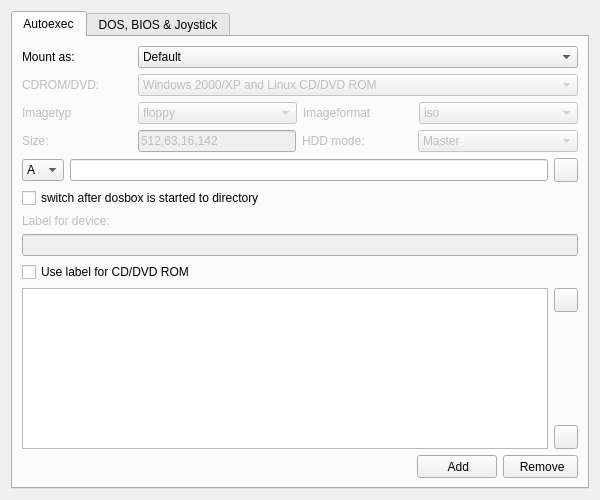
<?xml version="1.0" encoding="UTF-8"?>
<ui version="4.0">
 <class>UiMiscPage</class>
 <widget class="QWizardPage" name="UiMiscPage">
  <property name="geometry">
   <rect>
    <x>0</x>
    <y>0</y>
    <width>600</width>
    <height>500</height>
   </rect>
  </property>
  <property name="minimumSize">
   <size>
    <width>600</width>
    <height>500</height>
   </size>
  </property>
  <property name="maximumSize">
   <size>
    <width>600</width>
    <height>500</height>
   </size>
  </property>
  <property name="windowTitle">
   <string>Misc</string>
  </property>
  <property name="windowIcon">
   <iconset resource="../../resource/dboxfeassistant.qrc">
    <normaloff>:/dboxfe_image</normaloff>:/dboxfe_image</iconset>
  </property>
  <layout class="QGridLayout" name="glMiscPage">
   <item row="0" column="0">
    <widget class="QTabWidget" name="tabWidgetMisc">
     <property name="currentIndex">
      <number>0</number>
     </property>
     <widget class="QWidget" name="tabAutoxecConfig">
      <attribute name="title">
       <string>Autoexec</string>
      </attribute>
      <layout class="QGridLayout" name="gridLayout">
       <item row="0" column="0">
        <layout class="QVBoxLayout" name="vlAutoexecMount">
         <item>
          <layout class="QHBoxLayout" name="hlAutoexecMountAs">
           <item>
            <widget class="QLabel" name="labalAutoexecMountAs">
             <property name="minimumSize">
              <size>
               <width>110</width>
               <height>0</height>
              </size>
             </property>
             <property name="maximumSize">
              <size>
               <width>110</width>
               <height>16777215</height>
              </size>
             </property>
             <property name="text">
              <string>Mount as:</string>
             </property>
             <property name="buddy">
              <cstring>comboBoxAutoexecDirectory</cstring>
             </property>
            </widget>
           </item>
           <item>
            <widget class="QComboBox" name="comboBoxAutoexecDirectory">
             <item>
              <property name="text">
               <string>Default</string>
              </property>
             </item>
             <item>
              <property name="text">
               <string>CD/DVD ROM</string>
              </property>
             </item>
             <item>
              <property name="text">
               <string>Floppy</string>
              </property>
             </item>
             <item>
              <property name="text">
               <string>Image</string>
              </property>
             </item>
            </widget>
           </item>
          </layout>
         </item>
         <item>
          <layout class="QHBoxLayout" name="hlAutoexecCD_DVD">
           <item>
            <widget class="QLabel" name="labalAutoexecCD_DVD">
             <property name="enabled">
              <bool>false</bool>
             </property>
             <property name="minimumSize">
              <size>
               <width>110</width>
               <height>0</height>
              </size>
             </property>
             <property name="maximumSize">
              <size>
               <width>110</width>
               <height>16777215</height>
              </size>
             </property>
             <property name="text">
              <string>CDROM/DVD:</string>
             </property>
             <property name="buddy">
              <cstring>comboBoxAutoexecCDDVD</cstring>
             </property>
            </widget>
           </item>
           <item>
            <widget class="QComboBox" name="comboBoxAutoexecCDDVD">
             <property name="enabled">
              <bool>false</bool>
             </property>
             <item>
              <property name="text">
               <string>Windows 2000/XP and Linux CD/DVD ROM</string>
              </property>
             </item>
             <item>
              <property name="text">
               <string>Windows 98 CD/DVD ROM</string>
              </property>
             </item>
            </widget>
           </item>
          </layout>
         </item>
         <item>
          <layout class="QHBoxLayout" name="hlAutoexecImageType">
           <item>
            <widget class="QLabel" name="labalAutoexecImageType">
             <property name="enabled">
              <bool>false</bool>
             </property>
             <property name="minimumSize">
              <size>
               <width>110</width>
               <height>0</height>
              </size>
             </property>
             <property name="maximumSize">
              <size>
               <width>110</width>
               <height>16777215</height>
              </size>
             </property>
             <property name="text">
              <string>Imagetyp</string>
             </property>
             <property name="buddy">
              <cstring>comboBoxAutoexecCDDVD</cstring>
             </property>
            </widget>
           </item>
           <item>
            <widget class="QComboBox" name="comboBoxAutoexecImageTyp">
             <property name="enabled">
              <bool>false</bool>
             </property>
             <item>
              <property name="text">
               <string>floppy</string>
              </property>
             </item>
             <item>
              <property name="text">
               <string>iso</string>
              </property>
             </item>
             <item>
              <property name="text">
               <string>hdd</string>
              </property>
             </item>
            </widget>
           </item>
           <item>
            <widget class="QLabel" name="labalAutoexecImageFormat">
             <property name="enabled">
              <bool>false</bool>
             </property>
             <property name="minimumSize">
              <size>
               <width>110</width>
               <height>0</height>
              </size>
             </property>
             <property name="maximumSize">
              <size>
               <width>110</width>
               <height>16777215</height>
              </size>
             </property>
             <property name="text">
              <string>Imageformat</string>
             </property>
             <property name="buddy">
              <cstring>comboBoxAutoexecCDDVD</cstring>
             </property>
            </widget>
           </item>
           <item>
            <widget class="QComboBox" name="comboBoxAutoexecImageFormat">
             <property name="enabled">
              <bool>false</bool>
             </property>
             <item>
              <property name="text">
               <string>iso</string>
              </property>
             </item>
             <item>
              <property name="text">
               <string>fat</string>
              </property>
             </item>
             <item>
              <property name="text">
               <string>none</string>
              </property>
             </item>
            </widget>
           </item>
          </layout>
         </item>
         <item>
          <layout class="QHBoxLayout" name="hlAutoexecImageSizeHDDMode">
           <item>
            <widget class="QLabel" name="labalAutoexecImageSize">
             <property name="enabled">
              <bool>false</bool>
             </property>
             <property name="minimumSize">
              <size>
               <width>110</width>
               <height>0</height>
              </size>
             </property>
             <property name="maximumSize">
              <size>
               <width>110</width>
               <height>16777215</height>
              </size>
             </property>
             <property name="text">
              <string>Size:</string>
             </property>
             <property name="buddy">
              <cstring>comboBoxAutoexecCDDVD</cstring>
             </property>
            </widget>
           </item>
           <item>
            <widget class="QLineEdit" name="lineEditImageSize">
             <property name="enabled">
              <bool>false</bool>
             </property>
             <property name="toolTip">
              <string>sectorsbytesize, sectorsperhead, heads, cylinders</string>
             </property>
             <property name="statusTip">
              <string>sectorsbytesize, sectorsperhead, heads, cylinders</string>
             </property>
             <property name="whatsThis">
              <string>sectorsbytesize, sectorsperhead, heads, cylinders</string>
             </property>
             <property name="text">
              <string>512,63,16,142</string>
             </property>
            </widget>
           </item>
           <item>
            <widget class="QLabel" name="labalAutoexecImageHddMode">
             <property name="enabled">
              <bool>false</bool>
             </property>
             <property name="minimumSize">
              <size>
               <width>110</width>
               <height>0</height>
              </size>
             </property>
             <property name="maximumSize">
              <size>
               <width>110</width>
               <height>16777215</height>
              </size>
             </property>
             <property name="text">
              <string>HDD mode:</string>
             </property>
             <property name="buddy">
              <cstring>comboBoxAutoexecCDDVD</cstring>
             </property>
            </widget>
           </item>
           <item>
            <widget class="QComboBox" name="comboBoxAutoexecImageHddMode">
             <property name="enabled">
              <bool>false</bool>
             </property>
             <property name="minimumSize">
              <size>
               <width>160</width>
               <height>0</height>
              </size>
             </property>
             <property name="maximumSize">
              <size>
               <width>160</width>
               <height>16777215</height>
              </size>
             </property>
             <item>
              <property name="text">
               <string>Master</string>
              </property>
             </item>
             <item>
              <property name="text">
               <string>Slave</string>
              </property>
             </item>
            </widget>
           </item>
          </layout>
         </item>
        </layout>
       </item>
       <item row="1" column="0">
        <layout class="QVBoxLayout" name="vlAutoexecDrive">
         <item>
          <layout class="QHBoxLayout" name="hlAutoexecDrive">
           <item>
            <widget class="QComboBox" name="comboBoxDriveLetter">
             <item>
              <property name="text">
               <string>A</string>
              </property>
             </item>
             <item>
              <property name="text">
               <string>C</string>
              </property>
             </item>
             <item>
              <property name="text">
               <string>D</string>
              </property>
             </item>
             <item>
              <property name="text">
               <string>E</string>
              </property>
             </item>
             <item>
              <property name="text">
               <string>F</string>
              </property>
             </item>
             <item>
              <property name="text">
               <string>G</string>
              </property>
             </item>
             <item>
              <property name="text">
               <string>H</string>
              </property>
             </item>
             <item>
              <property name="text">
               <string>I</string>
              </property>
             </item>
             <item>
              <property name="text">
               <string>J</string>
              </property>
             </item>
             <item>
              <property name="text">
               <string>K</string>
              </property>
             </item>
             <item>
              <property name="text">
               <string>L</string>
              </property>
             </item>
             <item>
              <property name="text">
               <string>M</string>
              </property>
             </item>
             <item>
              <property name="text">
               <string>N</string>
              </property>
             </item>
             <item>
              <property name="text">
               <string>O</string>
              </property>
             </item>
             <item>
              <property name="text">
               <string>P</string>
              </property>
             </item>
             <item>
              <property name="text">
               <string>Q</string>
              </property>
             </item>
             <item>
              <property name="text">
               <string>R</string>
              </property>
             </item>
             <item>
              <property name="text">
               <string>S</string>
              </property>
             </item>
             <item>
              <property name="text">
               <string>T</string>
              </property>
             </item>
             <item>
              <property name="text">
               <string>U</string>
              </property>
             </item>
             <item>
              <property name="text">
               <string>V</string>
              </property>
             </item>
             <item>
              <property name="text">
               <string>W</string>
              </property>
             </item>
             <item>
              <property name="text">
               <string>X</string>
              </property>
             </item>
             <item>
              <property name="text">
               <string>Y</string>
              </property>
             </item>
            </widget>
           </item>
           <item>
            <widget class="QLineEdit" name="lineEditDriveName">
             <property name="text">
              <string/>
             </property>
            </widget>
           </item>
           <item>
            <widget class="QPushButton" name="btnAutoexecDrive">
             <property name="minimumSize">
              <size>
               <width>24</width>
               <height>24</height>
              </size>
             </property>
             <property name="maximumSize">
              <size>
               <width>24</width>
               <height>24</height>
              </size>
             </property>
             <property name="icon">
              <iconset resource="../../resource/dboxfeassistant.qrc">
               <normaloff>:/folder_open</normaloff>:/folder_open</iconset>
             </property>
            </widget>
           </item>
          </layout>
         </item>
         <item>
          <widget class="QCheckBox" name="checkBoxAutoexecSwitchDir">
           <property name="text">
            <string>switch after dosbox is started to directory</string>
           </property>
          </widget>
         </item>
        </layout>
       </item>
       <item row="2" column="0">
        <layout class="QVBoxLayout" name="vlAutoexecDevice">
         <item>
          <widget class="QLabel" name="labalAutoexecDriveLabel">
           <property name="enabled">
            <bool>false</bool>
           </property>
           <property name="text">
            <string>Label for device:</string>
           </property>
           <property name="buddy">
            <cstring>lineEditDeviceLabel</cstring>
           </property>
          </widget>
         </item>
         <item>
          <widget class="QLineEdit" name="lineEditDeviceLabel">
           <property name="enabled">
            <bool>false</bool>
           </property>
          </widget>
         </item>
         <item>
          <widget class="QCheckBox" name="checkBoxAutoexecUsDeviceLabel">
           <property name="text">
            <string>Use label for CD/DVD ROM</string>
           </property>
          </widget>
         </item>
        </layout>
       </item>
       <item row="3" column="0">
        <layout class="QHBoxLayout" name="hlAutoexecDriveList">
         <item>
          <widget class="QListWidget" name="listWidgetAutoexec"/>
         </item>
         <item>
          <layout class="QGridLayout" name="hlAutoexecMoveUpDown">
           <property name="margin">
            <number>0</number>
           </property>
           <property name="spacing">
            <number>6</number>
           </property>
           <item row="1" column="0">
            <spacer name="vsAutoexecMoveUpDown">
             <property name="orientation">
              <enum>Qt::Vertical</enum>
             </property>
             <property name="sizeHint" stdset="0">
              <size>
               <width>20</width>
               <height>40</height>
              </size>
             </property>
            </spacer>
           </item>
           <item row="2" column="0">
            <widget class="QPushButton" name="btnAutoexecMoveDown">
             <property name="minimumSize">
              <size>
               <width>24</width>
               <height>24</height>
              </size>
             </property>
             <property name="maximumSize">
              <size>
               <width>24</width>
               <height>24</height>
              </size>
             </property>
             <property name="text">
              <string/>
             </property>
             <property name="icon">
              <iconset resource="../../resource/dboxfeassistant.qrc">
               <normaloff>:/arrow_down</normaloff>:/arrow_down</iconset>
             </property>
            </widget>
           </item>
           <item row="0" column="0">
            <widget class="QPushButton" name="btnAutoexecMoveUp">
             <property name="minimumSize">
              <size>
               <width>24</width>
               <height>24</height>
              </size>
             </property>
             <property name="maximumSize">
              <size>
               <width>24</width>
               <height>24</height>
              </size>
             </property>
             <property name="text">
              <string/>
             </property>
             <property name="icon">
              <iconset resource="../../resource/dboxfeassistant.qrc">
               <normaloff>:/arrow_up</normaloff>:/arrow_up</iconset>
             </property>
            </widget>
           </item>
          </layout>
         </item>
        </layout>
       </item>
       <item row="4" column="0">
        <layout class="QHBoxLayout" name="hlAutoexecAddRemove">
         <property name="spacing">
          <number>6</number>
         </property>
         <property name="margin">
          <number>0</number>
         </property>
         <item>
          <spacer name="hsAutoexecAddRemove">
           <property name="orientation">
            <enum>Qt::Horizontal</enum>
           </property>
           <property name="sizeHint" stdset="0">
            <size>
             <width>40</width>
             <height>20</height>
            </size>
           </property>
          </spacer>
         </item>
         <item>
          <widget class="QPushButton" name="btnAutoexecAdd">
           <property name="minimumSize">
            <size>
             <width>75</width>
             <height>23</height>
            </size>
           </property>
           <property name="maximumSize">
            <size>
             <width>110</width>
             <height>23</height>
            </size>
           </property>
           <property name="text">
            <string> Add</string>
           </property>
           <property name="icon">
            <iconset resource="../../../resource/dboxfe.qrc">
             <normaloff>:/pics/images/add_16.png</normaloff>:/pics/images/add_16.png</iconset>
           </property>
           <property name="flat">
            <bool>false</bool>
           </property>
          </widget>
         </item>
         <item>
          <widget class="QPushButton" name="btnAutoexecRemove">
           <property name="minimumSize">
            <size>
             <width>75</width>
             <height>23</height>
            </size>
           </property>
           <property name="maximumSize">
            <size>
             <width>75</width>
             <height>23</height>
            </size>
           </property>
           <property name="text">
            <string> Remove</string>
           </property>
           <property name="icon">
            <iconset resource="../../../resource/dboxfe.qrc">
             <normaloff>:/pics/images/delete_16.png</normaloff>:/pics/images/delete_16.png</iconset>
           </property>
          </widget>
         </item>
        </layout>
       </item>
      </layout>
     </widget>
     <widget class="QWidget" name="tabDosBiosJoystick">
      <attribute name="title">
       <string>DOS, BIOS &amp;&amp; Joystick</string>
      </attribute>
      <layout class="QGridLayout" name="glDosBiosJoystick">
       <item row="0" column="0" colspan="2">
        <widget class="QGroupBox" name="groupBoxOther">
         <property name="title">
          <string>DosBox</string>
         </property>
         <layout class="QGridLayout" name="glDosBox">
          <item row="0" column="0">
           <layout class="QHBoxLayout" name="hlDosBoxLanguage">
            <item>
             <widget class="QLabel" name="lblLanguage">
              <property name="minimumSize">
               <size>
                <width>110</width>
                <height>0</height>
               </size>
              </property>
              <property name="maximumSize">
               <size>
                <width>110</width>
                <height>16777215</height>
               </size>
              </property>
              <property name="text">
               <string>Language:</string>
              </property>
              <property name="buddy">
               <cstring>lineEditDosBoxLanguage</cstring>
              </property>
             </widget>
            </item>
            <item>
             <widget class="QLineEdit" name="lineEditDosBoxLanguage"/>
            </item>
            <item>
             <widget class="QPushButton" name="btnLanguage">
              <property name="minimumSize">
               <size>
                <width>24</width>
                <height>24</height>
               </size>
              </property>
              <property name="maximumSize">
               <size>
                <width>24</width>
                <height>24</height>
               </size>
              </property>
              <property name="toolTip">
               <string>Open the language file for dosbox</string>
              </property>
              <property name="text">
               <string/>
              </property>
              <property name="icon">
               <iconset resource="../../resource/dboxfeassistant.qrc">
                <normaloff>:/folder_open</normaloff>:/folder_open</iconset>
              </property>
             </widget>
            </item>
           </layout>
          </item>
          <item row="0" column="1">
           <layout class="QHBoxLayout" name="hlDosBoxMachine">
            <item>
             <widget class="QLabel" name="labelOtherMachine">
              <property name="minimumSize">
               <size>
                <width>110</width>
                <height>0</height>
               </size>
              </property>
              <property name="maximumSize">
               <size>
                <width>110</width>
                <height>16777215</height>
               </size>
              </property>
              <property name="text">
               <string>Machine:</string>
              </property>
              <property name="buddy">
               <cstring>comboBoxDosBoxMachine</cstring>
              </property>
             </widget>
            </item>
            <item>
             <widget class="QComboBox" name="comboBoxDosBoxMachine">
              <property name="currentIndex">
               <number>4</number>
              </property>
              <item>
               <property name="text">
                <string>hercules</string>
               </property>
              </item>
              <item>
               <property name="text">
                <string>cga</string>
               </property>
              </item>
              <item>
               <property name="text">
                <string>tandy</string>
               </property>
              </item>
              <item>
               <property name="text">
                <string>pcjr</string>
               </property>
              </item>
              <item>
               <property name="text">
                <string>vga</string>
               </property>
              </item>
             </widget>
            </item>
           </layout>
          </item>
          <item row="1" column="0">
           <layout class="QHBoxLayout" name="hlDosBoxCaptures">
            <item>
             <widget class="QLabel" name="lblCaptures">
              <property name="minimumSize">
               <size>
                <width>110</width>
                <height>0</height>
               </size>
              </property>
              <property name="maximumSize">
               <size>
                <width>110</width>
                <height>16777215</height>
               </size>
              </property>
              <property name="text">
               <string>Captures:</string>
              </property>
              <property name="buddy">
               <cstring>comboBoxDosBoxCapture</cstring>
              </property>
             </widget>
            </item>
            <item>
             <widget class="QComboBox" name="comboBoxDosBoxCapture">
              <property name="currentIndex">
               <number>2</number>
              </property>
              <item>
               <property name="text">
                <string>wave</string>
               </property>
              </item>
              <item>
               <property name="text">
                <string>midi</string>
               </property>
              </item>
              <item>
               <property name="text">
                <string>capture</string>
               </property>
              </item>
              <item>
               <property name="text">
                <string>screenshot</string>
               </property>
              </item>
             </widget>
            </item>
           </layout>
          </item>
          <item row="1" column="1">
           <layout class="QHBoxLayout" name="hlDosBoxMemorySize">
            <item>
             <widget class="QLabel" name="lblMemSize">
              <property name="minimumSize">
               <size>
                <width>110</width>
                <height>0</height>
               </size>
              </property>
              <property name="maximumSize">
               <size>
                <width>110</width>
                <height>16777215</height>
               </size>
              </property>
              <property name="text">
               <string>Memorysize:</string>
              </property>
              <property name="buddy">
               <cstring>comboBoxDosBoxMemSize</cstring>
              </property>
             </widget>
            </item>
            <item>
             <widget class="QComboBox" name="comboBoxDosBoxMemSize">
              <item>
               <property name="text">
                <string>16</string>
               </property>
              </item>
              <item>
               <property name="text">
                <string>32</string>
               </property>
              </item>
              <item>
               <property name="text">
                <string>64</string>
               </property>
              </item>
             </widget>
            </item>
           </layout>
          </item>
         </layout>
        </widget>
       </item>
       <item row="1" column="0">
        <widget class="QGroupBox" name="groupBoxDOS">
         <property name="title">
          <string>DOS</string>
         </property>
         <layout class="QGridLayout" name="glDos">
          <item row="0" column="0">
           <layout class="QHBoxLayout" name="hlDosXmsEmsUmb">
            <item>
             <widget class="QCheckBox" name="checkBoxDosXMS">
              <property name="text">
               <string>XMS</string>
              </property>
              <property name="checked">
               <bool>true</bool>
              </property>
             </widget>
            </item>
            <item>
             <widget class="QCheckBox" name="checkBoxDosEMS">
              <property name="text">
               <string>EMS</string>
              </property>
              <property name="checked">
               <bool>true</bool>
              </property>
             </widget>
            </item>
            <item>
             <widget class="QCheckBox" name="checkBoxDosUMB">
              <property name="text">
               <string>UMB</string>
              </property>
              <property name="checked">
               <bool>true</bool>
              </property>
             </widget>
            </item>
           </layout>
          </item>
          <item row="1" column="0">
           <layout class="QHBoxLayout" name="hlDosKeyboardLayout">
            <item>
             <widget class="QLabel" name="labelDosKeyboardLayout">
              <property name="minimumSize">
               <size>
                <width>110</width>
                <height>0</height>
               </size>
              </property>
              <property name="maximumSize">
               <size>
                <width>110</width>
                <height>16777215</height>
               </size>
              </property>
              <property name="text">
               <string>Keybordlayot:</string>
              </property>
              <property name="buddy">
               <cstring>comboBoxDosKeyboardLayout</cstring>
              </property>
             </widget>
            </item>
            <item>
             <widget class="QComboBox" name="comboBoxDosKeyboardLayout">
              <property name="currentIndex">
               <number>0</number>
              </property>
              <item>
               <property name="text">
                <string>none</string>
               </property>
              </item>
              <item>
               <property name="text">
                <string>BG</string>
               </property>
              </item>
              <item>
               <property name="text">
                <string>CZ243</string>
               </property>
              </item>
              <item>
               <property name="text">
                <string>FR</string>
               </property>
              </item>
              <item>
               <property name="text">
                <string>GK</string>
               </property>
              </item>
              <item>
               <property name="text">
                <string>GR</string>
               </property>
              </item>
              <item>
               <property name="text">
                <string>HR</string>
               </property>
              </item>
              <item>
               <property name="text">
                <string>HU</string>
               </property>
              </item>
              <item>
               <property name="text">
                <string>IT</string>
               </property>
              </item>
              <item>
               <property name="text">
                <string>NL</string>
               </property>
              </item>
              <item>
               <property name="text">
                <string>NO</string>
               </property>
              </item>
              <item>
               <property name="text">
                <string>PL</string>
               </property>
              </item>
              <item>
               <property name="text">
                <string>RU</string>
               </property>
              </item>
              <item>
               <property name="text">
                <string>SK</string>
               </property>
              </item>
              <item>
               <property name="text">
                <string>SP</string>
               </property>
              </item>
              <item>
               <property name="text">
                <string>SU</string>
               </property>
              </item>
              <item>
               <property name="text">
                <string>SV</string>
               </property>
              </item>
             </widget>
            </item>
           </layout>
          </item>
          <item row="2" column="0">
           <widget class="QLabel" name="labelDosKeyboardLayoutInfo">
            <property name="text">
             <string>******</string>
            </property>
            <property name="alignment">
             <set>Qt::AlignCenter</set>
            </property>
            <property name="buddy">
             <cstring>comboBoxDosKeyboardLayout</cstring>
            </property>
           </widget>
          </item>
          <item row="3" column="0">
           <spacer name="vsDos">
            <property name="orientation">
             <enum>Qt::Vertical</enum>
            </property>
            <property name="sizeHint" stdset="0">
             <size>
              <width>31</width>
              <height>22</height>
             </size>
            </property>
           </spacer>
          </item>
         </layout>
        </widget>
       </item>
       <item row="1" column="1">
        <widget class="QGroupBox" name="groupBoxJoystickType">
         <property name="title">
          <string>Joysticktype</string>
         </property>
         <layout class="QGridLayout" name="glJoystickType">
          <item row="0" column="0">
           <layout class="QHBoxLayout" name="hlJoystickType">
            <item>
             <widget class="QCheckBox" name="checkBoxJoystickTimed">
              <property name="text">
               <string>Timed</string>
              </property>
             </widget>
            </item>
            <item>
             <widget class="QCheckBox" name="checkBoxJoystickAutofire">
              <property name="text">
               <string>Autofire</string>
              </property>
             </widget>
            </item>
            <item>
             <widget class="QCheckBox" name="checkBoxJoystickSwap34">
              <property name="text">
               <string>Swap 34</string>
              </property>
             </widget>
            </item>
            <item>
             <widget class="QCheckBox" name="checkBoxJoystickButtonWrap">
              <property name="text">
               <string>Button wrap</string>
              </property>
             </widget>
            </item>
           </layout>
          </item>
          <item row="1" column="0">
           <widget class="QComboBox" name="comboBoxJoystickType">
            <property name="currentIndex">
             <number>0</number>
            </property>
            <item>
             <property name="text">
              <string>auto</string>
             </property>
            </item>
            <item>
             <property name="text">
              <string>none</string>
             </property>
            </item>
            <item>
             <property name="text">
              <string>2axis</string>
             </property>
            </item>
            <item>
             <property name="text">
              <string>4axis</string>
             </property>
            </item>
            <item>
             <property name="text">
              <string>4axis_2</string>
             </property>
            </item>
            <item>
             <property name="text">
              <string>fcs</string>
             </property>
            </item>
            <item>
             <property name="text">
              <string>ch</string>
             </property>
            </item>
           </widget>
          </item>
          <item row="2" column="0">
           <spacer name="vsJoystickType">
            <property name="orientation">
             <enum>Qt::Vertical</enum>
            </property>
            <property name="sizeHint" stdset="0">
             <size>
              <width>291</width>
              <height>20</height>
             </size>
            </property>
           </spacer>
          </item>
         </layout>
         <zorder>comboBoxJoystickType</zorder>
         <zorder>vsJoystickType</zorder>
        </widget>
       </item>
       <item row="2" column="0" colspan="2">
        <spacer name="vsDosBiosJoystick">
         <property name="orientation">
          <enum>Qt::Vertical</enum>
         </property>
         <property name="sizeHint" stdset="0">
          <size>
           <width>551</width>
           <height>252</height>
          </size>
         </property>
        </spacer>
       </item>
      </layout>
     </widget>
    </widget>
   </item>
  </layout>
 </widget>
 <resources>
  <include location="../../resource/dboxfeassistant.qrc"/>
  <include location="../../../resource/dboxfe.qrc"/>
 </resources>
 <connections/>
</ui>
